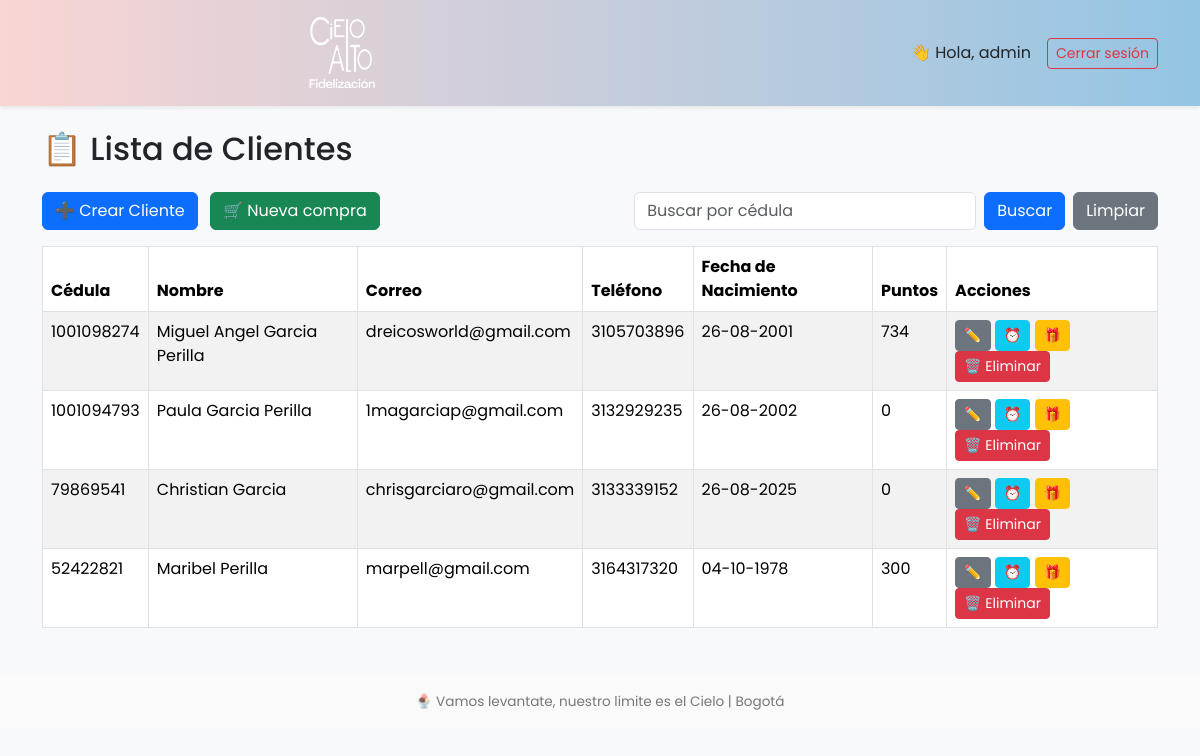
Screenshot of /clientes/ (signed in) with the database file from the repository.
### models/login.py (models this page shows, shortened)
class Login(UserMixin, db.Model):
    id = db.Column(db.Integer, primary_key=True)
    username = db.Column(db.String(50), unique=True, nullable=False)
    password_hash = db.Column(db.String(128), nullable=False)
    rol = db.Column(db.String(20), nullable=False, default="general")

### models/cliente.py (models this page shows, shortened)
class Cliente(db.Model):
    __tablename__ = 'clientes'
    id = db.Column(db.Integer, primary_key=True)
    cedula = db.Column(db.String(20), unique=True, nullable=False)
    nombre = db.Column(db.String(100), nullable=False)
    correo = db.Column(db.String(120), unique=True, nullable=False)
    telefono = db.Column(db.String(20), nullable=True)
    fecha_nacimiento = db.Column(db.Date, nullable=True)
    puntos = db.Column(db.Integer, default=0)

### routes/cliente.py (the view)
@cliente_bp.route("/", methods=["GET", "POST"])
@role_required("admin", "general")
def listar_clientes():
    cedula_busqueda = request.args.get("cedula", "").strip()
    if cedula_busqueda:
        clientes = Cliente.query.filter(Cliente.cedula.contains(cedula_busqueda)).all()
    else:
        clientes = Cliente.query.all()
    return render_template("clientes/listar.html", clientes=clientes, cedula_busqueda=cedula_busqueda)

### app.py (called while the page is built)
@login_manager.user_loader
def load_user(user_id):
    return Login.query.get(int(user_id))

### templates/clientes/listar.html
{% extends "base.html" %}
{% block content %}
<h2 class="mb-4">📋 Lista de Clientes</h2>
<div class="d-flex justify-content-between align-items-center mb-3">
  <div>
    <a href="{{ url_for('cliente.crear_cliente') }}" class="btn btn-primary me-2">
      ➕ Crear Cliente
    </a>
    <a href="{{ url_for('compra.nueva_compra') }}" class="btn btn-success">
      🛒 Nueva compra
    </a>
  </div>
  <form method="GET" action="{{ url_for('cliente.listar_clientes') }}" class="d-flex">
    <input type="text" name="cedula" class="form-control me-2" placeholder="Buscar por cédula">
    <button class="btn btn-primary me-2" type="submit">Buscar</button>
    <a href="{{ url_for('cliente.listar_clientes') }}" class="btn btn-secondary">Limpiar</a>
  </form>
</div>
    <table class="table table-bordered table-striped">
        <thead>
            <tr>
                <th>Cédula</th>
                <th>Nombre</th>
                <th>Correo</th>
                <th>Teléfono</th>
                <th>Fecha de Nacimiento</th>
                <th>Puntos</th>
                <th>Acciones</th>
            </tr>
        </thead>
        <tbody>
            {% for cliente in clientes %}
            <tr>
                <td>{{ cliente.cedula }}</td>
                <td>{{ cliente.nombre }}</td>
                <td>{{ cliente.correo }}</td>
                <td>{{ cliente.telefono }}</td>
                <td>{{ cliente.fecha_nacimiento.strftime('%d-%m-%Y') if cliente.fecha_nacimiento else '' }}</td>
                <td>{{ cliente.puntos }}</td>
                <td>
                    <a href="{{ url_for('cliente.editar_cliente', cliente_id=cliente.id) }}" class="btn btn-sm btn-secondary">✏️</a>
                    <a href="{{ url_for('compra.historico_compras', cliente_id=cliente.id) }}" class="btn btn-info btn-sm">⏰</a>
                    <a href="{{ url_for('cliente.redimir', cliente_id=cliente.id) }}" class="btn btn-sm btn-warning">🎁</a>
                    <form action="{{ url_for('cliente.eliminar_cliente', cliente_id=cliente.id) }}" method="POST" style="display:inline-block;" onsubmit="return confirm('¿Seguro que deseas eliminar este cliente?');">
                        <button type="submit" class="btn btn-danger btn-sm">🗑️ Eliminar</button>
                    </form>
                </td>
            </tr>
            {% else %}
            <tr>
                <td colspan="7" class="text-center">No se encontraron clientes</td>
            </tr>
            {% endfor %}
        </tbody>
    </table>
</div>
{% endblock %}

### templates/base.html (shortened to what this page needs)
<!DOCTYPE html>
<html lang="es">
<head>
  <link rel="stylesheet" href="https://cdn.jsdelivr.net/npm/bootstrap@5.3.2/dist/css/bootstrap.min.css">
  <link rel="stylesheet" href="{{ url_for('static', filename='css/styles.css') }}">
</head>
<body class="bg-light" style="font-family: 'Poppins', sans-serif;">
<nav class="navbar navbar-expand-lg shadow-sm" style="background: linear-gradient(90deg, #f9d5d3, #94c5e4);">
  <div class="container">
    <a class="navbar-brand d-flex align-items-center fw-bold text-dark"
      {% if request.endpoint in ['users.consulta', 'users.resultados'] %}
        href="#"
        onclick="return false;"
      {% else %}
        href="{{ url_for('index') }}"
      {% endif %}>
      <img src="{{ url_for('static', filename='img/logo.png') }}" alt="Logo Cielo Alto" class="me-2" style="height:80px;">
    </a>
    <div class="ms-auto d-flex align-items-center">
      {% if current_user.is_authenticated %}
        <span class="me-3">👋 Hola, {{ current_user.username }}</span>
        <a href="{{ url_for('auth.logout') }}" class="btn btn-outline-danger btn-sm">Cerrar sesión</a>
      {% else %}
        <a href="{{ url_for('auth.login') }}" class="btn btn-outline-primary btn-sm">Iniciar sesión</a>
      {% endif %}
    </div>
  </div>
</nav>
  <div class="container my-4">
    {% block content %}{% endblock %}
  <footer class="text-center py-3 mt-5" style="background-color: #fafafa; font-size: 0.85rem; color:#777;">
    <p class="mb-0">🍨 Vamos levantate, nuestro limite es el Cielo | Bogotá</p>
  </footer>
</body>
</html>

### static/css/styles.css (style rules this page uses)
.navbar-brand img { height: 80px; width: auto; }
.navbar .navbar-brand { margin-left: auto; margin-right: auto; }

### rows the page displays
Login: username "admin"
Cliente: cedula "1001098274", nombre "Miguel Angel Garcia Perilla", correo "dreicosworld@gmail.com", telefono "3105703896", fecha_nacimiento "26-08-2001", puntos "734"
Cliente: cedula "1001094793", nombre "Paula Garcia Perilla", correo "1magarciap@gmail.com", telefono "3132929235", fecha_nacimiento "26-08-2002", puntos "0"
Cliente: cedula "79869541", nombre "Christian Garcia", correo "chrisgarciaro@gmail.com", telefono "3133339152", fecha_nacimiento "26-08-2025", puntos "0"
Cliente: cedula "52422821", nombre "Maribel Perilla", correo "marpell@gmail.com", telefono "3164317320", fecha_nacimiento "04-10-1978", puntos "300"
